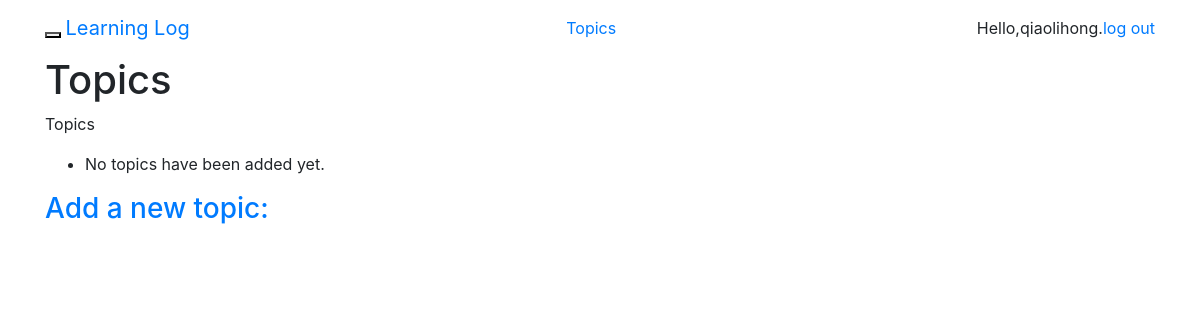
The page /topics/ (signed in) on the database as committed earlier.
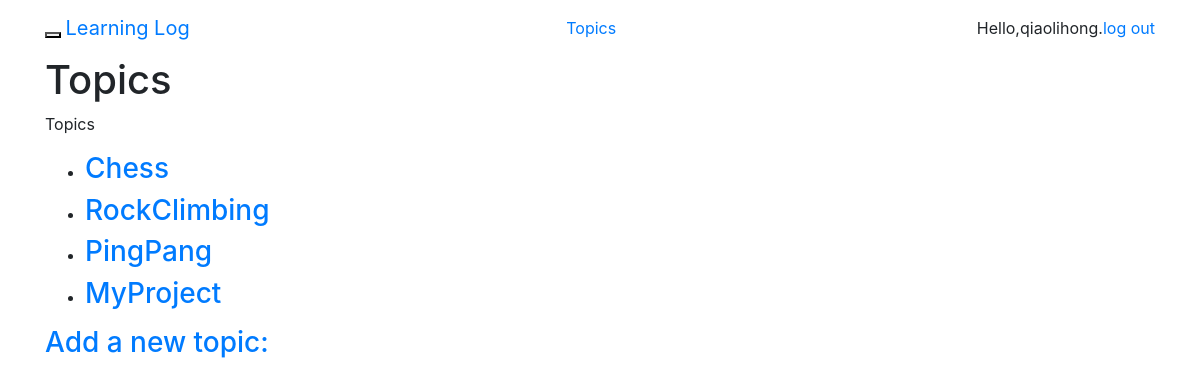
The same page on the database as committed later.
### learning_logs/models.py (models this page shows)
class Topic(models.Model):
    text = models.CharField(max_length=200)
    date_added = models.DateTimeField(auto_now_add=True)
    owner = models.ForeignKey(User, on_delete=models.CASCADE)
    def __str__(self):
        return self.text

### learning_logs/views.py (the view)
# urls.py: url(r'^topics/$', views.topics, name='topics'),
@login_required
def topics(request):
    topics = Topic.objects.filter(owner=request.user).order_by('date_added')
    context = {'topics': topics}
    return render(request, 'learning_logs/topics.html', context)

### learning_logs/templates/learning_logs/topics.html
{% extends "learning_logs/base.html" %}
{% block header %}
    <h1>Topics</h1>
{% endblock header%}
{% block content %}
    <p>Topics</p>
    <ul>
        {% for topic in topics %}
            <li>
                <h3>
                    <a href="{% url 'learning_logs:topic' topic.id %}">{{ topic }}</a>
                </h3>
            </li>
        {% empty %}
            <li>No topics have been added yet.</li>
        {% endfor %}
    </ul>
    <h3><a href="{% url 'learning_logs:new_topic'%}">Add a new topic:</a></h3>
{% endblock content %}

### learning_logs/templates/learning_logs/base.html (shortened to what this page needs)
{% load bootstrap4 %}
<!DOCTYPE html>
<html lang="en" xmlns:margin-left="http://www.w3.org/1999/xhtml">
    <head>
        {% bootstrap_css %}
    </head>
    <body>
        <nav class="navbar navbar-default navbar-static-top ">
            <div class="container">
                <div class="navbar-header">
                    <button type="button" class="navbar-toggle collapsed"
                            data-toggle="collapse" data-target="#navbar"
                            aria-expanded="false" aria-controls="navbar">
                    </button>
                    <a class="navbar-brand" href="{% url 'learning_logs:index' %}">
                        Learning Log</a>
                </div>
                    <ul class="nav navbar-nav">
                        <li class="nav-item">
                            <a href="{% url 'learning_logs:topics' %}">Topics</a>
                        </li>
                    </ul>
                    <ul class="nav navbar-right">
                        {% if user.is_authenticated %}
                            <li><a>Hello,{{user.username}}.</a></li>
                            <li><a href="{% url 'users:logout' %}">log out</a></li>
                        {% else %}
                            <li><a href="{% url 'users:register' %}">register</a></li>
                            <li><a href="{% url 'users:login' %}" >log in</a></li>
                        {% endif %}
                    </ul>
            </div>
        </nav>
        <div class="container">
            <div class="page-header">
                {% block header %}{% endblock header %}
            </div>
            <div>
                {% block content %}{% endblock content %}
            </div>
        </div>
    </body>
</html>

Rows that differ between the two databases and show on the page:
now on this page (row edited): Topic: text "Chess"
now on this page (row edited): Topic: text "RockClimbing"
now on this page (row edited): Topic: text "PingPang"
added Topic: text "MyProject"
Other text that changed with them:
text no longer shown: "No topics have been added yet."
